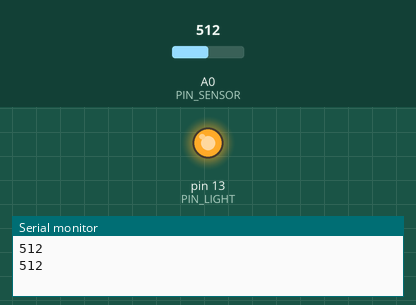
Recording of a sketch running on a simulated Arduino Uno, built with avr-gcc and run on an emulated ATmega328P. Shown: output pins drawn as LEDs (lit = HIGH), the last lines printed to the serial monitor. The test bench sets the inputs (shaded band); at power-on: A0 (PIN_SENSOR) = 512.

Above: at 8.5 s.
8.6 s: A0 (PIN_SENSOR) set to 122
22.0 s: A0 (PIN_SENSOR) set to 0
At 23.8 s:
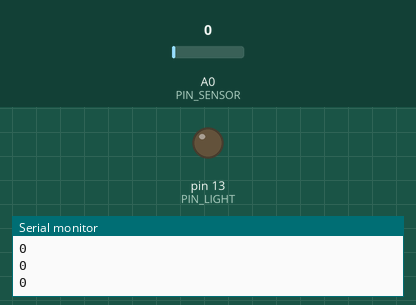
29.7 s: A0 (PIN_SENSOR) set to 900
At 30.5 s:
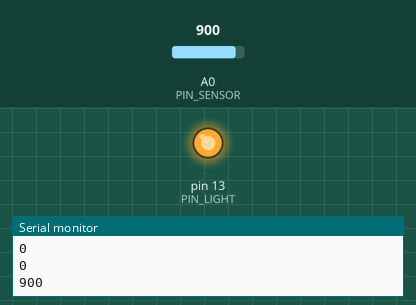
Timing chart, 0 to 44.9 s (numbered marks = the images above; inputs shaded):
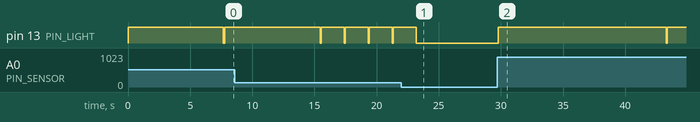

The sketch:

day-06_battery.ino
```cpp
// CONFIG

#define PIN_SENSOR A0
#define PIN_LIGHT LED_BUILTIN

// SETUP AND MAIN LOOP

void setup() {
  Serial.begin(115200);
  pinMode(PIN_LIGHT, OUTPUT);

}

void loop() {
  int sensorValue = analogRead(PIN_SENSOR);
  Serial.println(sensorValue);
  // lightAtThreshold(LIGHT, sensorValue, 30);
  lightForDuration(PIN_LIGHT, sensorValue);
  delay(100);
}

// HELPERS

void lightAtThreshold(int pin, int value, int threshold) {
  digitalWrite(pin, value >= threshold ? HIGH : LOW);
}

void lightForDuration(int pin, int value) {
  digitalWrite(pin, HIGH);
  delay(value * 15);
  digitalWrite(pin, LOW);
}
```

Measured:
- after the input at 22.0 s, pin 13 (PIN_LIGHT): goes on until 23.2 s, then stays LOW
- after the input at 29.7 s, pin 13 (PIN_LIGHT): LOW → HIGH after 0.10 s, → LOW 13.5 s later, → HIGH 0.10 s later
